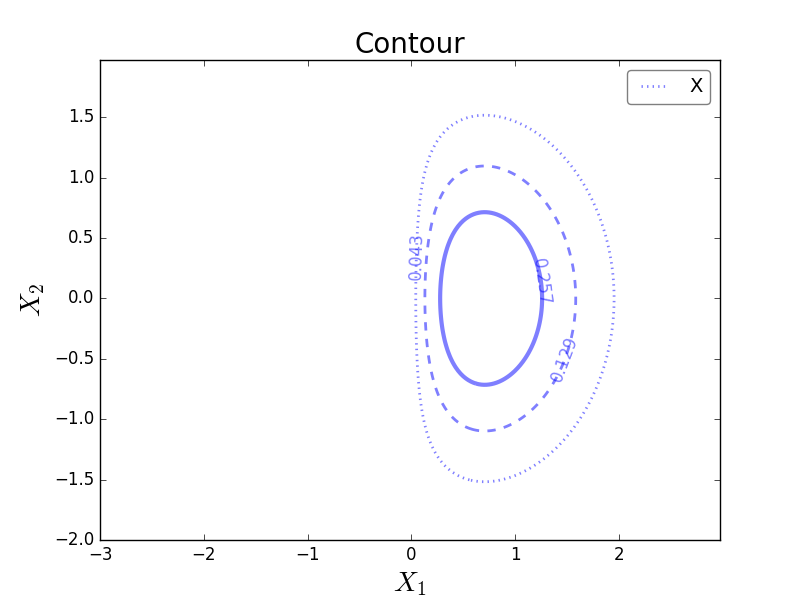

The script that saved this image:
#!/usr/bin/env python3
# -*- coding: utf-8 -*-

import numpy as np
import matplotlib.pyplot as plt

# Build datas ###############

delta = 0.025
x = np.arange(-3.0, 3.0, delta)
y = np.arange(-2.0, 2.0, delta)
X, Y = np.meshgrid(x, y)

Z = X * np.exp(-X**2 - Y**2)

# Plot data #################

fig, ax = plt.subplots()

max_value = np.max(Z)
levels = np.array([0.1*max_value, 0.3*max_value, 0.6*max_value])

cs = plt.contour(x, y, Z, levels,
                 linewidths=(2, 2, 3), linestyles=('dotted', 'dashed', 'solid'),
                 alpha=0.5, colors='blue', label="TC")
ax.clabel(cs, inline=False, fontsize=12)

# Set title and labels ######

ax.set_title("Contour", fontsize=20)
ax.set_xlabel(r"$X_1$", fontsize=20)
ax.set_ylabel(r"$X_2$", fontsize=20)

# Set legend ################

lines = [ cs.collections[0]]
labels = ['X']
ax.legend(lines, labels, prop={'size': 14}, loc='best', fancybox=True, framealpha=0.5)

# Save file #################

plt.savefig("contour.png")

# Plot ######################

plt.show()
